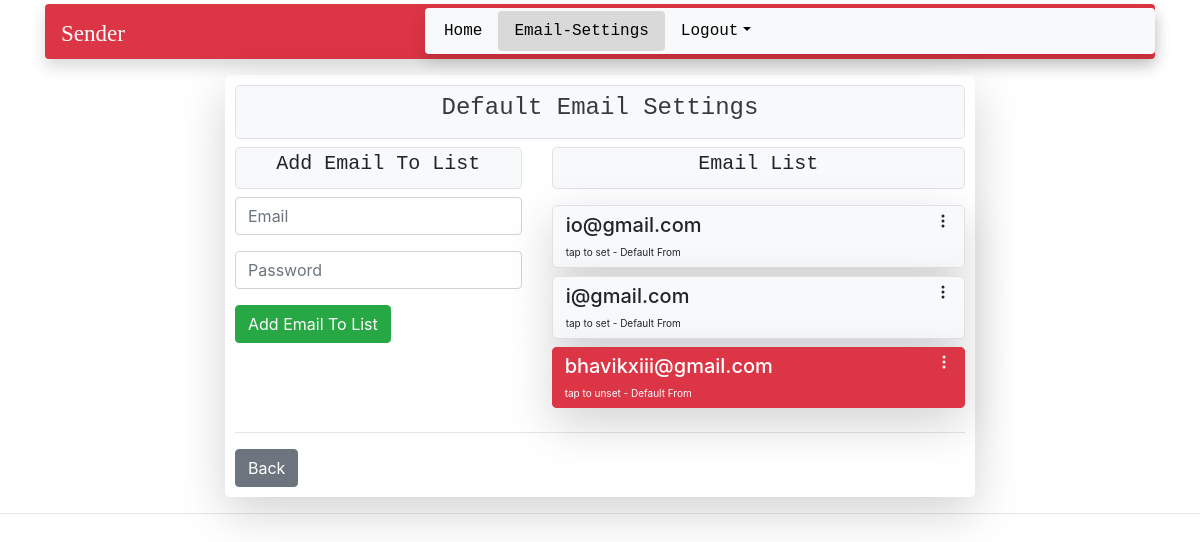
Screenshot of /set-user/ (signed in) with the database file from the repository.
### sendapp/models.py (models this page shows)
class EmailFromList(models.Model):
	user = models.ForeignKey(to=UserProfile, on_delete = models.CASCADE, null=True, blank=True)
	userEmail = models.EmailField(max_length = 200, blank = False, null = True)
	userPassword = models.CharField(max_length = 32, blank = False, null = True)
	isDefault = models.BooleanField(default = False)
	def __str__(self):
		return self.userEmail

### sendapp/decorators.py (the view)
		def wrapper_fun(request, *args, **kwargs):
			group = None
			if request.user.groups.exists():
				group = request.user.groups.all()[0].name
			if group in allowed_roles:
				return view_func(request, *args, **kwargs)
			else:
				return HttpResponse("you ain't authoizez where you wanna reach")

### sendapp/form.py
class EmailFromListForm(ModelForm):
	class Meta:
		model = EmailFromList
		fields = '__all__'
		exclude = ['user']
		widgets = {
      		'userPassword': forms.PasswordInput()
        }
	def __init__(self, *args, **kwargs):
		super(EmailFromListForm, self).__init__(*args, **kwargs)
		self.fields['userEmail'].widget.attrs['placeholder'] = 'Email'
		self.fields['userPassword'].widget.attrs['placeholder'] = 'Password'
		self.fields['userEmail'].label = ''
		self.fields['userPassword'].label = ''

### sendapp/views.py (called while the page is built, shortened)
@login_required(login_url='login')
@allowed_users(allowed_roles = ['user', 'admin'])
def EmailFromListView(request):
	u = UserProfile.objects.get(user = request.user)
	email_from_list = EmailFromList.objects.filter(user = u)
	form = EmailFromListForm()
	context = {
		'emailsetting' : 'active',
		'form' : form,
		'email_from_list' : email_from_list
	}
	return render(request, 'email_settings.html', context)

### templates/email_settings.html (shortened to what this page needs)
{% extends 'main.html' %}
{% load static %}
{% load crispy_forms_tags %}
{% block content %}
<div class="container d-flex justify-content-center">
<div class="flex-grow-1 rounded-lg shadow-lg ww">
	<div class="d-block bg-light text-dark text-monospace text-center border rounded-lg p-2">
		<h4>Default Email Settings</h4>
  	</div>
	<div class="row">
		<div class="col pt-2 ">
			<div class="border rounded-lg text-center text-monospace  bg-light p-1 mb-2">
				<h5>Add Email To List</h5>
			</div>
    		<form method="POST" action="">
				{{ form.userEmail|as_crispy_field }}
				{{ form.userPassword|as_crispy_field }}
				<button type="submit" class="btn btn-success">Add Email To List</button>
			</form>
		</div>
		<div class="col-sm-7 pt-2">
			<div class="border rounded-lg text-center text-monospace bg-light p-1 mb-3">
				<h5>Email List</h5>
			</div>
	    	{% for email_from in email_from_list %}
				{% if email_from.isDefault == True %}
				<div class="btn-group bg-danger rounded-lg shadow-lg mb-2" align="center" style="width: 100%">
					<a href="{% url 'unset-default' email_from.id %}" class="btn btn-danger text-left rounded-lg border border-danger" style="width: 95%">
						<h5>{{ email_from }}</h5>
						<font size=1.8rem>tap to unset - Default From</font>
					</a>
					<a href="{% url 'edit-email' email_from.id %}" class="btn btn-danger rounded-lg border border-danger">
						<svg class="bi bi-three-dots-vertical" width="1em" height="1em" viewBox="0 0 16 16" fill="currentColor" xmlns="http://www.w3.org/2000/svg">
							<path fill-rule="evenodd" d="M9.5 13a1.5 1.5 0 1 1-3 0 1.5 1.5 0 0 1 3 0zm0-5a1.5 1.5 0 1 1-3 0 1.5 1.5 0 0 1 3 0zm0-5a1.5 1.5 0 1 1-3 0 1.5 1.5 0 0 1 3 0z"/>
						</svg>
					</a>
				</div>
				{% else %}
				<div class="btn-group bg-light rounded-lg shadow-lg border mb-2" align="center" style="width: 100%">
					<a href="{% url 'default-email' email_from.id %}" class="btn btn-light text-left rounded-lg" style="width: 95%">
						<h5>{{ email_from }}</h5>
						<font size=1.8rem>tap to set - Default From</font>
					</a>
					<a href="{% url 'edit-email' email_from.id %}" class="btn btn-light rounded-lg">
						<svg class="bi bi-three-dots-vertical" width="1em" height="1em" viewBox="0 0 16 16" fill="currentColor" xmlns="http://www.w3.org/2000/svg">
							<path fill-rule="evenodd" d="M9.5 13a1.5 1.5 0 1 1-3 0 1.5 1.5 0 0 1 3 0zm0-5a1.5 1.5 0 1 1-3 0 1.5 1.5 0 0 1 3 0zm0-5a1.5 1.5 0 1 1-3 0 1.5 1.5 0 0 1 3 0z"/>
						</svg>
					</a>
				</div>
				{% endif %}
			{% endfor %}
		</div>
	</div>
	<hr>
	<a href="{% url 'home' %}" class="btn btn-secondary">Back</a>
</div>
</div>
{% endblock %}

### templates/email_settings.html (style rules this page uses)
.ww { max-width: 750px; padding: 10px }

### rows the page displays
EmailFromList: userEmail "io@gmail.com"
EmailFromList: userEmail "i@gmail.com"
EmailFromList: userEmail "bhavikxiii@gmail.com"
